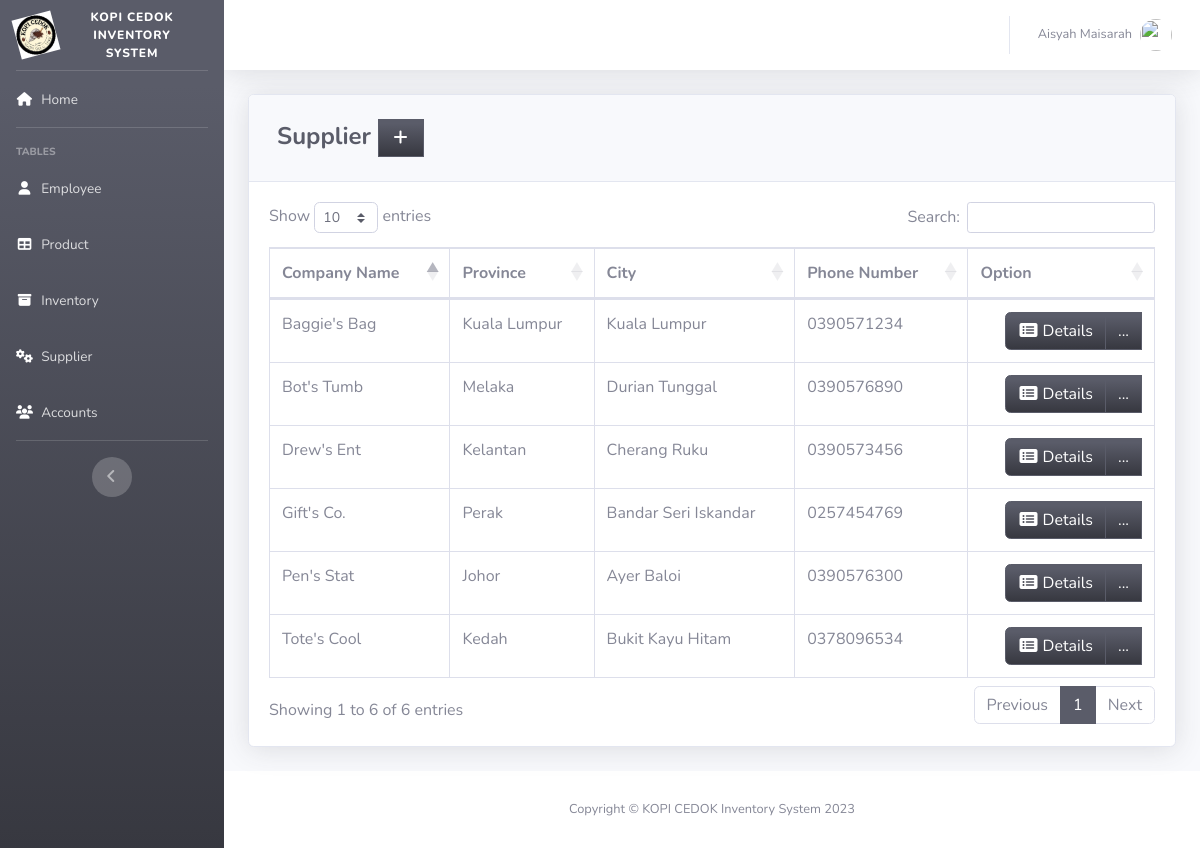
/pages/supplier.php (signed in), run on the app's committed database.
### tables this page shows
CREATE TABLE `supplier` (
  `SUPPLIER_ID` int(11) NOT NULL,
  `COMPANY_NAME` varchar(50) DEFAULT NULL,
  `LOCATION_ID` int(11) NOT NULL,
  `PHONE_NUMBER` varchar(30) DEFAULT NULL
);

CREATE TABLE `location` (
  `LOCATION_ID` int(11) NOT NULL,
  `PROVINCE` varchar(100) DEFAULT NULL,
  `CITY` varchar(100) DEFAULT NULL
);

### pages/supplier.php (the view, shortened to what this page needs)
<?php
include'../includes/connection.php';
include'../includes/sidebar.php';
?>
            <div class="card shadow mb-4">
            <div class="card-header py-3">
              <h4 class="m-2 font-weight-bold text-dark">Supplier&nbsp;<a  href="#" data-toggle="modal" data-target="#supplierModal" type="button" class="btn btn-dark bg-gradient-dark" style="border-radius: 0px;"><i class="fas fa-fw fa-plus"></i></a></h4>
            </div>
            <div class="card-body">
              <div class="table-responsive">
                <table class="table table-bordered" id="dataTable" width="100%" cellspacing="0">
               <thead>
                   <tr>
                       <th>Company Name</th>
                       <th>Province</th>
                       <th>City</th>
                       <th>Phone Number</th>
                       <th>Option</th>
                   </tr>
               </thead>
          <tbody>
<?php
    $query = 'SELECT SUPPLIER_ID, COMPANY_NAME, l.PROVINCE, l.CITY, PHONE_NUMBER FROM supplier s join location l on s.LOCATION_ID=l.LOCATION_ID';
        $result = mysqli_query($db, $query) or die (mysqli_error($db));
            while ($row = mysqli_fetch_assoc($result)) {
                echo '<tr>';
                echo '<td>'. $row['COMPANY_NAME'].'</td>';
                echo '<td>'. $row['PROVINCE'].'</td>';
                echo '<td>'. $row['CITY'].'</td>';
                echo '<td>'. $row['PHONE_NUMBER'].'</td>';
                      echo '<td align="right"> <div class="btn-group">
                              <a type="button" class="btn btn-dark bg-gradient-dark" href="sup_searchfrm.php?action=edit & id='.$row['SUPPLIER_ID'] . '"><i class="fas fa-fw fa-list-alt"></i> Details</a>
                            <div class="btn-group">
                              <a type="button" class="btn btn-dark bg-gradient-dark dropdown no-arrow" data-toggle="dropdown" style="color:white;">
                              ... <span class="caret"></span></a>
                            <ul class="dropdown-menu text-center" role="menu">
                                <li>
                                  <a type="button" class="btn btn-warning bg-gradient-warning btn-block" style="border-radius: 0px;" href="sup_edit.php?action=edit & id='.$row['SUPPLIER_ID']. '">
                                    <i class="fas fa-fw fa-edit"></i> Edit
                                  </a>
                                </li>
                            </ul>
                            </div>
                          </div> </td>';
                      echo '</tr> ';
                        }
?>
                                </tbody>
                            </table>
                        </div>
                    </div>
                  </div>
<?php
include'../includes/footer.php';
?>

### includes/sidebar.php (shortened to what this page needs)
<?php
  $utype = $_SESSION['TYPE'];
?>
<!DOCTYPE html>
<html lang="en">
<head>
  <link href="../vendor/fontawesome-free/css/all.min.css" rel="stylesheet" type="text/css">
  <link href="../css/sb-admin-2.min.css" rel="stylesheet">
  <link href="../vendor/datatables/dataTables.bootstrap4.min.css" rel="stylesheet">
</head>
<body id="page-top">
  <div id="wrapper">
    <ul class="navbar-nav bg-gradient-dark sidebar sidebar-dark accordion" id="accordionSidebar">
      <a class="sidebar-brand d-flex align-items-center justify-content-center" href="index.php">
        <div class="sidebar-brand-icon rotate-n-15">
           <img  src="../img/logo2.jpeg" style="max-width: 40px;" />
        </div>
        <div class="sidebar-brand-text mx-3" style="font-size: 12px;">KOPI CEDOK Inventory System</div>
      </a>
      <hr class="sidebar-divider my-0">
      <?php if($utype != 'User'){ ?>
      <li class="nav-item">
        <a class="nav-link" href="index.php">
          <i class="fas fa-fw fa-home text-white"></i>
          <span>Home</span></a>
      </li>
      <hr class="sidebar-divider">
      <div class="sidebar-heading">
        Tables
      </div>
      <li class="nav-item">
        <a class="nav-link" href="employee.php">
          <i class="fas fa-fw fa-user text-white"></i>
          <span>Employee</span></a>
      </li>
      <?php } ?>
      <li class="nav-item">
        <a class="nav-link" href="product.php">
          <i class="fas fa-fw fa-table text-white"></i>
          <span>Product</span></a>
      </li>
      <?php if($utype != 'User'){ ?>
      <li class="nav-item">
        <a class="nav-link" href="inventory.php">
          <i class="fas fa-fw fa-archive text-white"></i>
          <span>Inventory</span></a>
      </li>
      <li class="nav-item">
        <a class="nav-link" href="supplier.php">
          <i class="fas fa-fw fa-cogs text-white"></i>
          <span>Supplier</span></a>
      </li>
      <li class="nav-item">
        <a class="nav-link" href="user.php">
          <i class="fas fa-fw fa-users text-white"></i>
          <span>Accounts</span></a>
      </li>
      <?php } ?>
      <hr class="sidebar-divider d-none d-md-block">
      <div class="text-center d-none d-md-inline">
        <button class="rounded-circle border-0" id="sidebarToggle"></button>
      </div>
    </ul>
    <?php include_once 'topbar.php'; ?>

### includes/topbar.php (shortened to what this page needs)
<div id="content-wrapper" class="d-flex flex-column">
  <div id="content">
    <nav class="navbar navbar-expand navbar-light bg-white topbar mb-4 static-top shadow">
      <ul class="navbar-nav ml-auto">
        <li class="nav-item dropdown no-arrow">
          <a class="nav-link dropdown-toggle" href="#" id="userDropdown" role="button" data-toggle="dropdown" aria-haspopup="true" aria-expanded="false">
            <span class="mr-2 d-none d-lg-inline text-gray-600 small"><?php echo  $_SESSION['FIRST_NAME']. ' '.$_SESSION['LAST_NAME'] ;?></span>
            <img class="img-profile rounded-circle"
            <?php
              if($_SESSION['GENDER']=='Male'){
                echo 'src="https://encrypted-tbn0.gstatic.com/images?q=tbn:ANd9GcTS0rikanm-OEchWDtCAWQ_s1hQq1nOlQUeJr242AdtgqcdEgm0Dg"';
              }else{
                echo 'src="https://encrypted-tbn0.gstatic.com/images?q=tbn:ANd9GcSNngF0RFPjyGl4ybo78-XYxxeap88Nvsyj1_txm6L4eheH8ZBu"';
              }
            ?>>
          </a>
        </li>
      </ul>
    </nav>
    <div class="container-fluid">

### includes/footer.php (shortened to what this page needs)
        </div>
      </div>
      <footer class="sticky-footer bg-white">
        <div class="container my-auto">
          <div class="copyright text-center my-auto">
              <span>Copyright © KOPI CEDOK Inventory System 2023</span>
          </div>
        </div>
      </footer>
    </div>
  </div>
</body>
</html>

### includes/sidebar.php (style rules this page uses)
.bg-gradient-dark { background-color: #5a5c69; background-image: linear-gradient(180deg, #5a5c69 10%, #373840 100%); background-size: cover; }

### data on the page
supplier: COMPANY_NAME "Pen's Stat", LOCATION_ID.PROVINCE "Johor", LOCATION_ID.CITY "Ayer Baloi", PHONE_NUMBER "0390576300"
supplier: COMPANY_NAME "Baggie's Bag", LOCATION_ID.PROVINCE "Kuala Lumpur", LOCATION_ID.CITY "Kuala Lumpur", PHONE_NUMBER "0390571234"
supplier: COMPANY_NAME "Tote's Cool", LOCATION_ID.PROVINCE "Kedah", LOCATION_ID.CITY "Bukit Kayu Hitam", PHONE_NUMBER "0378096534"
supplier: COMPANY_NAME "Drew's Ent", LOCATION_ID.PROVINCE "Kelantan", LOCATION_ID.CITY "Cherang Ruku", PHONE_NUMBER "0390573456"
supplier: COMPANY_NAME "Bot's Tumb", LOCATION_ID.PROVINCE "Melaka", LOCATION_ID.CITY "Durian Tunggal", PHONE_NUMBER "0390576890"
supplier: COMPANY_NAME "Gift's Co.", LOCATION_ID.PROVINCE "Perak", LOCATION_ID.CITY "Bandar Seri Iskandar", PHONE_NUMBER "0257454769"

### other printed values
$_SESSION['FIRST_NAME'] "Aisyah"
$_SESSION['LAST_NAME'] "Maisarah"
